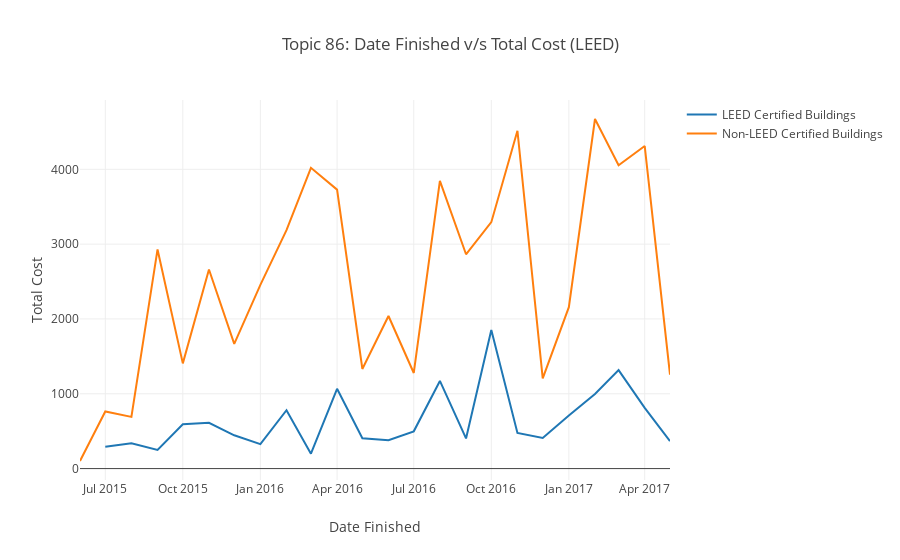

Notebook code cell kept with this figure:
### Code cell
buildings = new_df['Building'].unique()
topic = 86
topic = "Topic " + str(topic)
plot_df = new_df[new_df['Topics'] == topic]

leed_data_df = plot_df[plot_df['Building'].isin(leeds)]
non_leed_data_df = plot_df[~plot_df['Building'].isin(leeds)]

month_dict_leed = {}
for index in range(len(leed_data_df)):
    row = leed_data_df.iloc[index]
    
    date = str(leed_data_df.iloc[index]['Date Finished'].date())
    date = date[:4] + '-' + date[5:7]
    if date in list(month_dict_leed):
        month_dict_leed[date] += row['Total']
    else:
        month_dict_leed[date] = row['Total']
        
        
month_dict_non_leed = {}
for index in range(len(non_leed_data_df)):
    row = non_leed_data_df.iloc[index]
    
    date = str(non_leed_data_df.iloc[index]['Date Finished'].date())
    date = date[:4] + '-' + date[5:7]
    if date in list(month_dict_non_leed):
        month_dict_non_leed[date] += row['Total']
    else:
        month_dict_non_leed[date] = row['Total']

trace0 = Scatter(
    x = list(month_dict_leed),
    y = [month_dict_leed[key] for key in list(month_dict_leed)],
    mode = 'line',
    name = 'LEED Certified Buildings'
)

trace1 = Scatter(
    x = list(month_dict_non_leed),
    y = [month_dict_non_leed[key] for key in list(month_dict_non_leed)],
    mode = 'line',
    name = 'Non-LEED Certified Buildings'
)

layout = Layout(xaxis = dict(title = 'Date Finished'), yaxis = dict(title = 'Total Cost'), title = topic + ': Date Finished v/s Total Cost (LEED)')
data = [trace0, trace1]

fig = {'data' : data, 'layout' : layout}

iplot(fig)
plot(fig,  filename='leeds.html')

### Figure 1 — Plotly figure (JSON) as saved in the notebook; plotly's stock layout.template omitted (floating-point values rounded to 4 significant figures)
{"data": [{"mode": "line", "name": "LEED Certified Buildings", "type": "scatter", "x": ["2015-07", "2015-08", "2015-09", "2015-10", "2015-11", "2015-12", "2016-01", "2016-02", "2016-03", "2016-04", "2016-05", "2016-06", "2016-07", "2016-08", "2016-09", "2016-10", "2016-11", "2016-12", "2017-01", "2017-02", "2017-03", "2017-04", "2017-05"], "y": [293.3, 339.2, 249.3, 592.6, 612.2, 445.0, 327.6, 780.5, 198.7, 1067.0, 404.6, 380.3, 497.9, 1171.0, 403.2, 1854.0, 477.1, 409.3, 711.0, 997.8, 1316.0, 812.1, 368.3]}, {"mode": "line", "name": "Non-LEED Certified Buildings", "type": "scatter", "x": ["2015-06", "2015-07", "2015-08", "2015-09", "2015-10", "2015-11", "2015-12", "2016-01", "2016-02", "2016-03", "2016-04", "2016-05", "2016-06", "2016-07", "2016-08", "2016-09", "2016-10", "2016-11", "2016-12", "2017-01", "2017-02", "2017-03", "2017-04", "2017-05"], "y": [101.4, 763.5, 691.3, 2929.0, 1406.0, 2661.0, 1668.0, 2455.0, 3186.0, 4020.0, 3729.0, 1331.0, 2039.0, 1278.0, 3845.0, 2865.0, 3294.0, 4516.0, 1206.0, 2157.0, 4673.0, 4054.0, 4311.0, 1256.0]}], "layout": {"title": "Topic 86: Date Finished v/s Total Cost (LEED)", "xaxis": {"title": "Date Finished"}, "yaxis": {"title": "Total Cost"}}}
